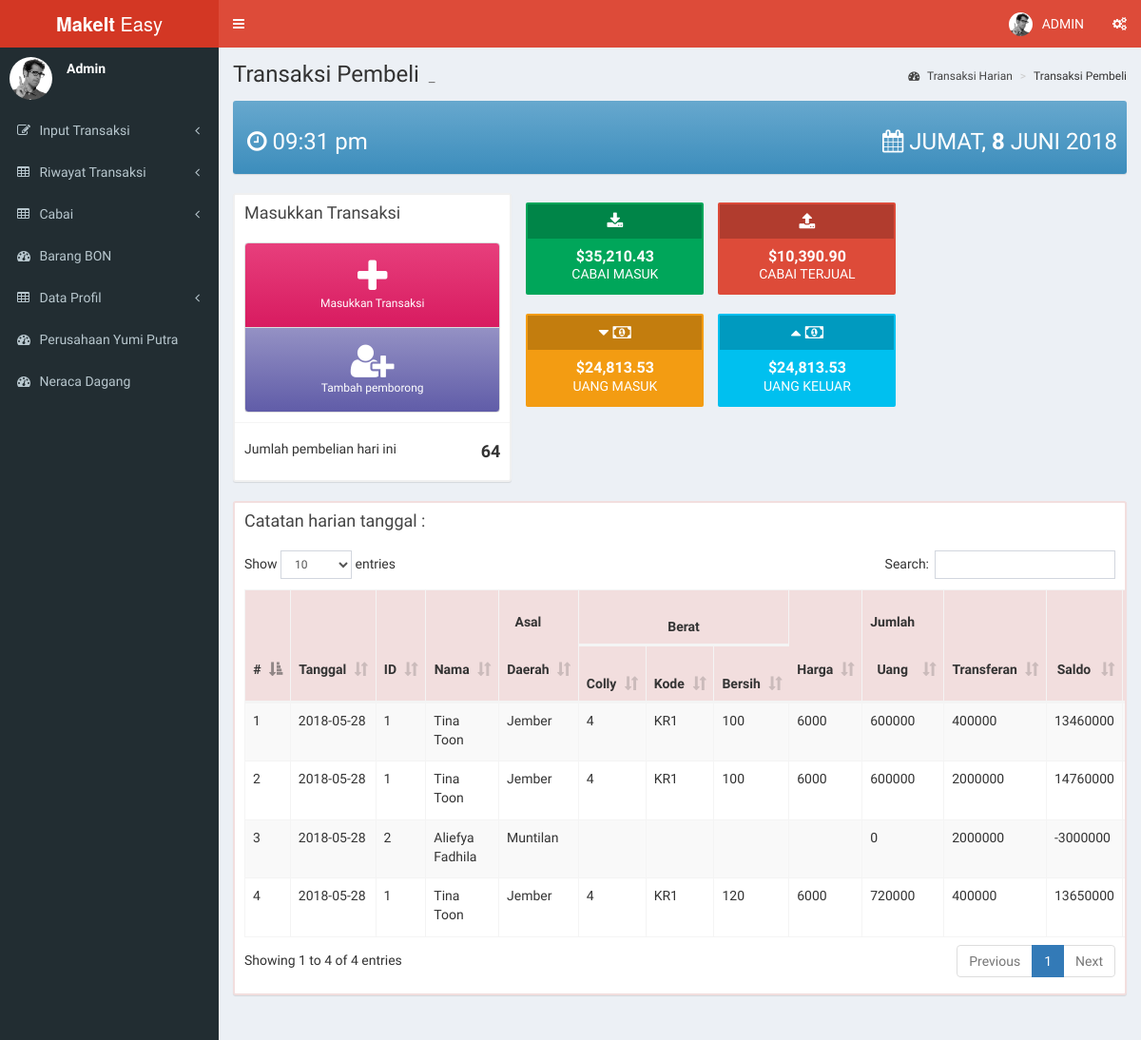
/index.php/transaksi/transborong, run on the app's committed database.
### tables this page shows
CREATE TABLE `transaksi_pembeli` (
  `id` int(4) NOT NULL,
  `tanggal` date NOT NULL,
  `id_pembeli` varchar(4) NOT NULL,
  `colly` int(8) DEFAULT NULL,
  `kode` varchar(5) DEFAULT NULL,
  `bersih` int(8) DEFAULT NULL,
  `transferan` int(11) DEFAULT NULL,
  `saldo` int(20) NOT NULL
);

CREATE TABLE `tb_pembeli` (
  `id` varchar(5) NOT NULL,
  `nama` varchar(30) NOT NULL,
  `alamat` varchar(50) NOT NULL,
  `no_telp` varchar(15) NOT NULL,
  `saldo` int(30) NOT NULL
);

CREATE TABLE `harga_cabai_pembeli` (
  `id` int(11) NOT NULL,
  `tanggal` date NOT NULL,
  `kode_cabai` varchar(5) NOT NULL,
  `harga_bersih` int(10) NOT NULL,
  `harga_bs` int(10) NOT NULL
);

### application/controllers/Transaksi.php (called while the page is built, shortened)
<?php
class Transaksi extends CI_Controller {
	public function __construct()
	{
		$this->load->model('model_transaksi');
	}
	public function transborong()
		{
            $timezone = new DateTimeZone('Asia/Jakarta');
            $dt = new DateTime();
            $dt->setTimezone($timezone);
            $date = $dt->format('Y-m-d');
            $data = array(
            'tb_transaksi' => $this->model_transaksi->tb_transborong(),
            'today' => $date,
            'dd_cabai' => $this->model_transaksi->dd_cabai(),
            'cabai_selected' => $this->input->post('cabai') ? $this->input->post('cabai') : '$row->jenis',
            );
			$this->load->view('header');
            $this->load->view('transaksi_pemborong', $data);
		}
}

### index.php (called while the page is built, shortened)
<?php
require_once BASEPATH.'core/CodeIgniter.php';

### application/models/model_transaksi.php (called while the page is built, shortened)
<?php
class model_transaksi extends CI_Model {
  public function tb_transborong()
  {
      $query = $this->db->query("SELECT a.id, a.id_pembeli, b.nama, b.alamat, a.tanggal, a.colly, a.kode, a.bersih, c.harga_bersih, a.transferan, a.saldo FROM transaksi_pembeli a LEFT JOIN harga_cabai_pembeli c ON a.kode=c.kode_cabai AND a.tanggal=c.tanggal INNER JOIN tb_pembeli b ON a.id_pembeli=b.id");
      if($query->num_rows() > 0)
        {
          return $query->result();
        }
      else
        {
          return array();
        }
  }
  function dd_cabai()
    {
        $this->db->order_by('jenis', 'asc');
        $result = $this->db->get('tb_cabai');
        $dd[''] = 'Pilih Jenis Cabai';
        if ($result->num_rows() > 0) {
            foreach ($result->result() as $row) {
                $dd[$row->kode] = $row->jenis;
            }
        }
        return $dd;
    }
}
?>

### application/views/transaksi_pemborong.php (the view, shortened to what this page needs)
<div class="content-wrapper">
  <section class="content-header">
    <h1>
      Transaksi Pembeli
      <small>_</small>
    </h1>
    <ol class="breadcrumb">
      <li><a href="#"><i class="fa fa-dashboard"></i> Transaksi Harian</a></li>
      <li >Transaksi Pembeli</li>
    </ol>
  </section>
  <section class="content">
    <div class="row">
      <div class="col-md-12">
        <div class="box box-solid bg-light-blue-gradient">
          <div class="box-header">
            <b><h3 class="pull-left" style="padding-left: 5px">
              <i class="fa fa-clock-o"></i>
              <?php
              echo "" . date("h:i a");
              ?>
            </h3></b>
            <h3 class="pull-right" style="text-transform: uppercase;">
              <i class="fa fa-calendar">  </i>
              ,
              <b></b>
            </h3>
          </div>
        </div>
      </div>
    </div>
    <div class="row">
      <div class="col-md-4">
        <div class="box box-solid" style="border: 2px solid #f0f0f0;">
          <div class="box-header">
            <h3 class="box-title">Masukkan Transaksi</h3>
          </div>
          <div class="box-body" style="text-align: center;">
            <div class="btn-group-vertical btn-block">
              <button name="add" id="add" type="button" class="btn btn-setor-ver bg-maroon-gradient" data-toggle="modal" data-target="#inputSetoran"> <i class="fa fa-plus"></i> Masukkan Transaksi</button>
              <button type="button" class="btn btn-setor-ver bg-purple-gradient"> <i class="fa fa-user-plus"></i> Tambah pemborong</button>
            </div>
          </div>
          <div class="box-footer clearfix">
            <h5 class="pull-left">
              Jumlah pembelian hari ini
            </h5>
            <h4 class="pull-right" style="font-weight: bold">
              64
            </h4>
          </div>
        </div>
      </div>
      <div class="col-md-5">
        <div class="row">
          <div class="col-sm-6 col-xs-6" style="padding-left: 0px!important; border: 2px">
            <div class="description-block border-right bg-green" style="padding:2px; border-radius: 2px">
              <h4 style="background: rgba(0,0,0,0.2); line-height: 2; margin-top: 0px;"><i class="fa fa-download"></i></h4>
              <h3 class="description-header">$35,210.43</h3>
              <p class="description-text">CABAI MASUK</p>
            </div>
          </div>
          <div class="col-sm-6 col-xs-6" style="padding-left: 0px!important; border: 2px">
            <div class="description-block border-right bg-red" style="padding:2px; border-radius: 2px">
              <h4 style="background: rgba(0,0,0,0.2); line-height: 2; margin-top: 0px;"><i class="fa fa-upload"></i></h4>
              <h3 class="description-header">$10,390.90</h3>
              <p class="description-text">CABAI TERJUAL</p>
            </div>
          </div>
          <div class="col-sm-6 col-xs-6" style="padding-left: 0px!important; border: 2px">
            <div class="description-block border-right bg-yellow" style="padding:2px; border-radius: 2px">
              <h4 style="background: rgba(0,0,0,0.2); line-height: 2; margin-top: 0px;"><i class="fa fa-caret-down"></i> <i class="fa fa-money"></i></h4>
              <h3 class="description-header">$24,813.53</h3>
              <p class="description-text">UANG MASUK</p>
            </div>
          </div>
          <div class="col-sm-6 col-xs-6" style="padding-left: 0px!important; border: 2px">
            <div class="description-block border-right bg-aqua" style="padding:2px; border-radius: 2px">
              <h4 style="background: rgba(0,0,0,0.2); line-height: 2; margin-top: 0px;"><i class="fa fa-caret-up"></i> <i class="fa fa-money"></i></h4>
              <h3 class="description-header">$24,813.53</h3>
              <p class="description-text">UANG KELUAR</p>
            </div>
          </div>
        </div>
      </div>
    </div>
    <div class="row">
      <div class="col-md-12">
        <div class="box" style="border: 2px solid #f2dede;">
          <div class="box-header">
            <h3 class="box-title">Catatan harian tanggal : </h3>
          </div>
          <div class="box-body table-responsive">
            <table id="example1" class="table table-bordered table-striped">
              <thead>
                <tr class="bg-danger">
                  <th style="text-align: center; line-height: 50px" rowspan="2">#</th>
                  <th style="text-align: center; line-height: 50px" rowspan="2">Tanggal</th>
                  <th style="text-align: center; line-height: 50px" rowspan="2">ID</th>
                  <th style="text-align: center; line-height: 50px" rowspan="2">Nama</th>
                  <th style="text-align: center; line-height: 50px" rowspan="2">Asal Daerah</th>
                  <th style="text-align: center;" colspan="3">Berat</th>
                  <th style="text-align: center; line-height: 50px" rowspan="2">Harga</th>
                  <th style="text-align: center; line-height: 50px" rowspan="2">Jumlah Uang</th>
                  <th style="text-align: center; line-height: 50px" rowspan="2">Transferan </th>
                  <th style="text-align: center; line-height: 50px" rowspan="2">Saldo</th>
                  <th style="text-align: center; line-height: 50px" rowspan="2">Action</th>
                </tr>
                <tr class="bg-danger">
                  <th>Colly </th>
                  <th>Kode </th>
                  <th>Bersih </th>
                </tr>
              </thead>
              <tbody>
                  <?php $no=1; foreach ($tb_transaksi as $tb): ?>
                <tr>
                  <td><?= $no ?></td>
                  <td><?= $tb->tanggal ?></td>
                  <td><?= $tb->id_pembeli ?></td>
                  <td><?= $tb->nama ?></td>
                  <td><?= $tb->alamat ?></td>
                  <td><?= $tb->colly ?></td>
                  <td><?= $tb->kode ?></td>
                  <td><?= $tb->bersih ?></td>
                  <td><?= $tb->harga_bersih ?></td>
                  <td><?= $tb->bersih*$tb->harga_bersih ?></td>
                  <td><?= $tb->transferan ?></td>
                  <td><?= $tb->saldo ?></td>
                  <td></td>
                </tr>
                <?php $no++; endforeach; ?>
                </tbody>
            </table>
          </div>
        </div>
      </div>
    </div>
  </div>
</div>
</body>
</html>

### assets/css/inpo-box.css (style rules this page uses)
.btn-setor-ver { border-radius: 3px; position: relative; width: 100px; height: 90px; text-align: center; border: 1px solid #ddd; background-color: #f4f4f4; font-size: 12px; }
.btn-setor-ver > .fa, .btn-setor-ver > .glyphicon, .btn-setor-ver > .ion { font-size: 40px; display: block; }

### data on the page
transaksi_pembeli: tanggal "2018-05-28", id_pembeli "1", id_pembeli.nama "Tina Toon", id_pembeli.alamat "Jember", colly "4", kode "KR1", bersih "100", harga_cabai_pembeli.harga_bersih "6000", $tb->bersih*$tb->harga_bersih "600000", transferan "400000", saldo "13460000"
transaksi_pembeli: tanggal "2018-05-28", id_pembeli "1", id_pembeli.nama "Tina Toon", id_pembeli.alamat "Jember", colly "4", kode "KR1", bersih "100", harga_cabai_pembeli.harga_bersih "6000", $tb->bersih*$tb->harga_bersih "600000", transferan "2000000", saldo "14760000"
transaksi_pembeli: tanggal "2018-05-28", id_pembeli "2", id_pembeli.nama "Aliefya Fadhila", id_pembeli.alamat "Muntilan", harga_bersih "0", transferan "2000000", saldo "-3000000"
transaksi_pembeli: tanggal "2018-05-28", id_pembeli "1", id_pembeli.nama "Tina Toon", id_pembeli.alamat "Jember", colly "4", kode "KR1", bersih "120", harga_cabai_pembeli.harga_bersih "6000", $tb->bersih*$tb->harga_bersih "720000", transferan "400000", saldo "13650000"
